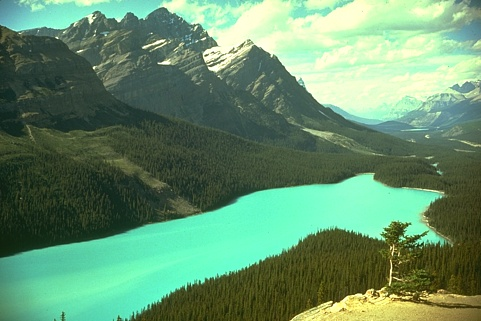
#> input picture ImageSegmentation/bin/data/berg.jpg, 481 x 321 px
$ python test.py   (older library calls are emulated)
#> lines starting #> are read from the running program, lines starting #| are printed output that depends on the picture; after the words box and inside, x2 and y2 are one past the last pixel; in counts of white or black regions, pixels touching at a corner belong together
import cv2
# Importing opencv library
import numpy as np
#  Importing NumPy,which is the fundamental package for scientific computing with Python
img = cv2.imread('berg.jpg')
#> img is the input picture: shape (321, 481, 3); mean B, G, R 108.5, 142.8, 101.2
# Read the image from disk
# cv2.imshow("Original image", img)  # Display image
img_float = np.float32(img)  # Convert image from unsigned 8 bit to 32 bit float
criteria = (cv2.TERM_CRITERIA_EPS+cv2.TERM_CRITERIA_MAX_ITER, 10, 1)
# Defining the criteria ( type, max_iter, epsilon )
# cv2.TERM_CRITERIA_EPS - stop the algorithm iteration if specified accuracy, epsilon, is reached.
# cv2.TERM_CRITERIA_MAX_ITER - stop the algorithm after the specified number of iterations, max_iter.
# cv2.TERM_CRITERIA_EPS + cv2.TERM_CRITERIA_MAX_ITER - stop the iteration when any of the above condition is met.
# max_iter - An integer specifying maximum number of iterations.In this case it is 10
# epsilon - Required accuracy.In this case it is 1
k = 50  # Number of clusters
ret, label, centers = cv2.kmeans(img_float, k, None, criteria, 50, cv2.KMEANS_RANDOM_CENTERS)
#> ret = 118832121.1; label = 321 values, max 49 at index 252, min 0 at index 292, mean 26.73
# apply kmeans algorithm with random centers approach
center = np.uint8(centers)
# Convert the image from float to unsigned integer
res = center[label.flatten()]
# This will flatten the label
res2 = res.reshape(img.shape)
# Reshape the image
# cv2.imshow("K Means", res2)  # Display image
cv2.imwrite("1.jpg", res2)  # Write image onto disk
meanshift = cv2.pyrMeanShiftFiltering(img, sp=8, sr=16 , maxLevel=1, termcrit=(cv2.TERM_CRITERIA_EPS+cv2.TERM_CRITERIA_MAX_ITER, 5, 1))
# Apply meanshift algorithm on to image
# cv2.imshow("Output of meanshift", meanshift)
# Display image
cv2.imwrite("2.jpg", meanshift)
# Write image onto disk
gray = cv2.cvtColor(img, cv2.COLOR_BGR2GRAY)
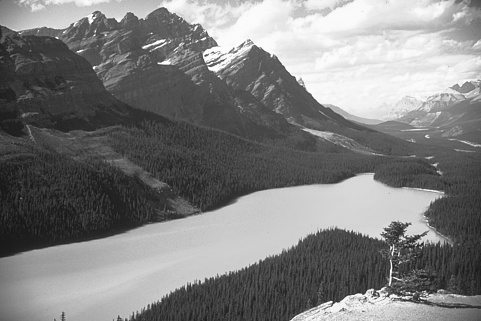
#> gray: shape (321, 481); min 20, max 254, mean 126.5
# Convert image from RGB to GRAY
ret, thresh = cv2.threshold(gray, 0, 255, cv2.THRESH_BINARY+cv2.THRESH_OTSU)
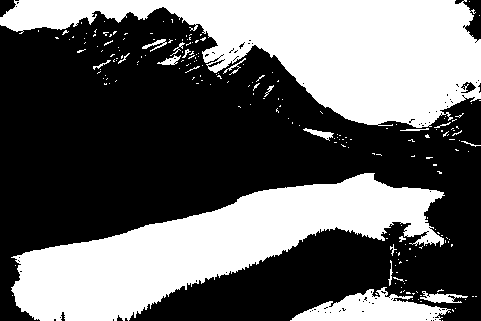
#> thresh: shape (321, 481); 40.2% white; 208 white regions (188 under 20 px), largest, box (x1, y1, x2, y2) and area: (0, 0, 481, 128) 29988, (11, 173, 445, 321) 27361, (290, 287, 451, 321) 2947
#> ret = 139
# apply thresholding to convert the image to binary
fg = cv2.erode(thresh, None, iterations=1)
#> fg: shape (321, 481); 36.6% white; 22 white regions (14 under 20 px), largest, box (x1, y1, x2, y2) and area: (0, 0, 481, 127) 28216, (13, 174, 442, 321) 25569, (293, 291, 439, 321) 2304
# erode the image
bgt = cv2.dilate(thresh, None, iterations=1)
#> bgt: shape (321, 481); 44.7% white; 72 white regions (36 under 20 px), largest, box (x1, y1, x2, y2) and area: (0, 0, 481, 138) 32961, (10, 172, 454, 321) 29180, (289, 259, 469, 321) 4224
# Dilate the image
ret, bg = cv2.threshold(bgt, 1, 128, 1)
# Apply thresholding
marker = cv2.add(fg, bg)
# Add foreground and background
canny = cv2.Canny(marker, 110, 150)
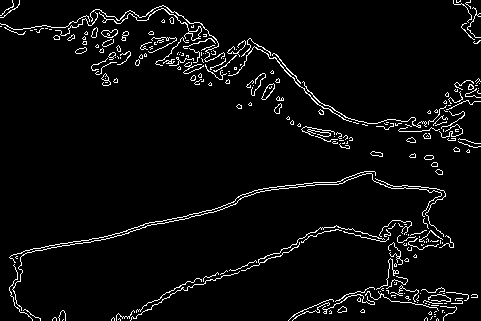
#> canny: shape (321, 481); 4.4% white in thin lines or dots
# Apply canny edge detector
cv2.imwrite("canny.jpg", canny)

new, contours, hierarchy = cv2.findContours(canny, cv2.RETR_TREE, cv2.CHAIN_APPROX_SIMPLE)
#> contours = 335 contours, 301 with area under 20; largest, box (x1, y1, x2, y2) and area: (99, 8, 202, 41) 106, (261, 83, 275, 100) 99, (261, 83, 275, 100) 91, (101, 29, 118, 38) 88, (101, 29, 118, 38) 84
# Finding the contors in the image using chain approximation
marker32 = np.int32(marker)
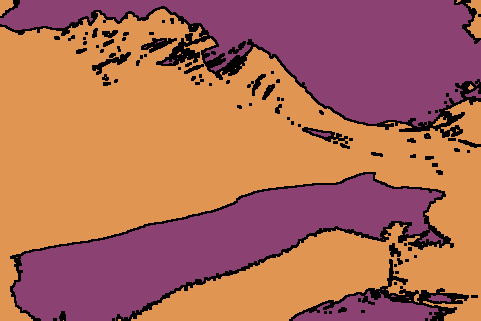
#> marker32: shape (321, 481) int32; 3 distinct labels, from 0 to 255; one colour per label, 0 black
# converting the marker to float 32 bit
cv2.watershed(img,marker32)
# Apply watershed algorithm
m = cv2.convertScaleAbs(marker32)
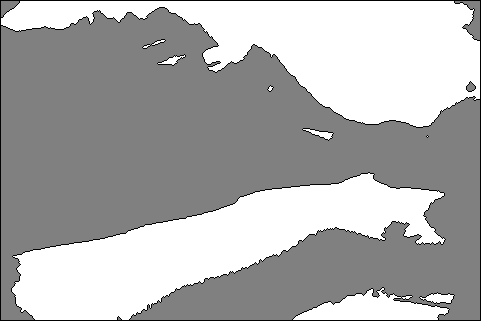
#> m: shape (321, 481); min 1, max 255, mean 173.5
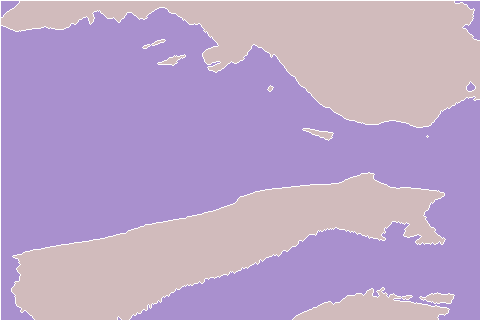
#> marker32: shape (321, 481) int32; 3 distinct labels, from -1 to 255; one colour per label, 0 black, -1 white
ret, thresh = cv2.threshold(m, 0, 255, cv2.THRESH_BINARY+cv2.THRESH_OTSU)
#> thresh: shape (321, 481); 38.3% white; 11 white regions (4 under 20 px), largest, box (x1, y1, x2, y2) and area: (1, 1, 480, 127) 29048, (12, 173, 445, 320) 26877, (293, 288, 449, 320) 2696
#> ret = 128
# Apply thresholding on the image to convert to binary image
thresh_inv = cv2.bitwise_not(thresh)
# Invert the thresh
res = cv2.bitwise_and(img, img, mask=thresh)
#> res: shape (321, 481, 3)
# Bitwise and with the image mask thresh
res3 = cv2.bitwise_and(img, img, mask=thresh_inv)
# Bitwise and the image with mask as threshold invert
res4 = cv2.addWeighted(res, 1, res3, 1, 0)
# Take the weighted average
final = cv2.drawContours(res4, contours, -1, (0, 255, 0), 1)
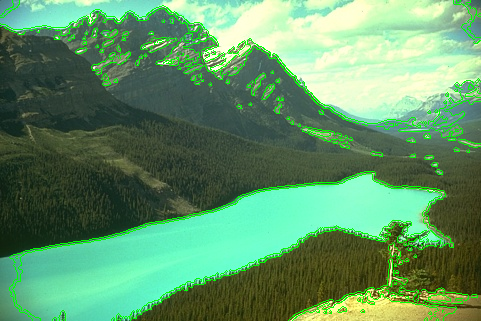
#> final: shape (321, 481, 3); mean B, G, R 103.4, 147.5, 96.2
# Draw the contours on the image with green color and pixel width is 1
# cv2.imshow("Watershed", final)  # Display the image
cv2.imwrite("3.jpg", final)  # Write the image

$ run again, with ImageSegmentation/bin/data/gartenBW_small.jpg copied over ImageSegmentation/bin/data/berg.jpg
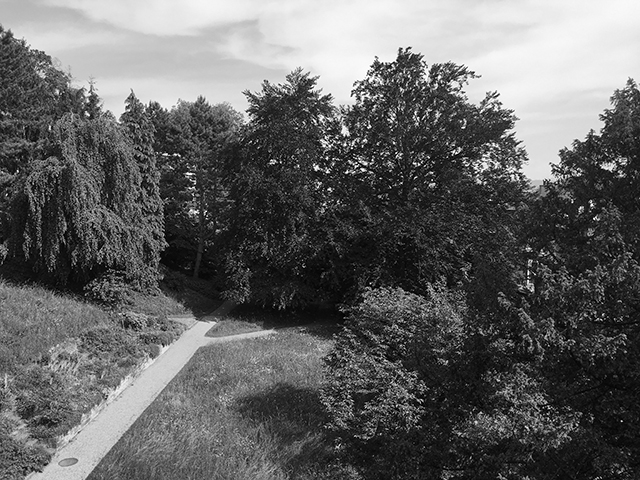
#> input picture ImageSegmentation/bin/data/gartenBW_small.jpg, 640 x 480 px
#> img is the input picture: shape (480, 640, 3); min 0, max 255, mean 99.8
#> `ret, label, centers = cv2.kmeans(img_float, k, None, criteria, 50, cv2..`: ret = 623893147.5; label = 480 values, max 49 at index 375, min 0 at index 117, mean 27.67
#> `ret, thresh = cv2.threshold(gray, 0, 255, cv2.THRESH_BINARY+cv2.THRESH..`:
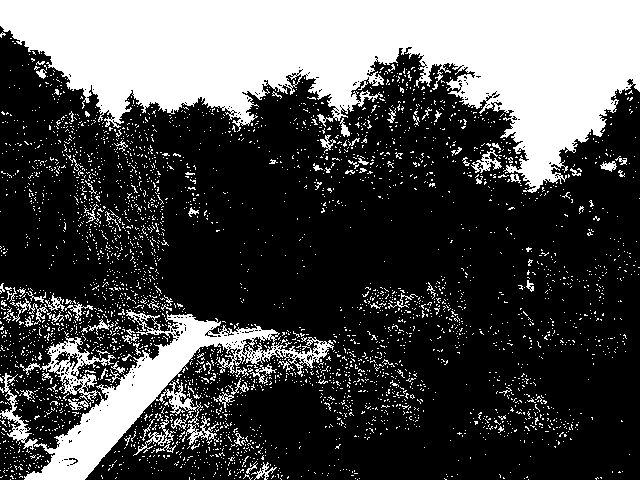
#> thresh: shape (480, 640); 30% white; 3702 white regions (3613 under 20 px), largest, box (x1, y1, x2, y2) and area: (0, 0, 640, 193) 64057, (0, 309, 334, 480) 13613, (133, 415, 176, 456) 344
#> `ret, thresh = cv2.threshold(gray, 0, 255, cv2.THRESH_BINARY+cv2.THRESH..`: ret = 129
#> fg: shape (480, 640); 22% white; 176 white regions (166 under 20 px), largest, box (x1, y1, x2, y2) and area: (0, 0, 640, 188) 59542, (26, 316, 275, 480) 7192, (66, 344, 77, 353) 61
#> bgt: shape (480, 640); 47.1% white; 654 white regions (438 under 20 px), largest, box (x1, y1, x2, y2) and area: (0, 0, 640, 288) 81233, (0, 268, 424, 480) 41263, (356, 275, 468, 340) 2379
#> canny: shape (480, 640); 9.6% white in thin lines or dots
#> contours = 2940 contours, 2754 with area under 20; largest, box (x1, y1, x2, y2) and area: (147, 133, 185, 186) 156, (312, 177, 326, 198) 126, (106, 458, 125, 472) 88, (359, 401, 379, 415) 86, (363, 401, 379, 411) 84
#> `ret, thresh = cv2.threshold(m, 0, 255, cv2.THRESH_BINARY+cv2.THRESH_OT..`: ret = 128
#> thresh_inv: shape (480, 640); 75.4% white; 65 black regions (31 under 20 px), largest, box (x1, y1, x2, y2) and area: (1, 1, 639, 193) 61903, (25, 314, 277, 479) 9013, (43, 338, 99, 387) 1071
#> `final = cv2.drawContours(res4, contours, -1, (0, 255, 0), 1)`:
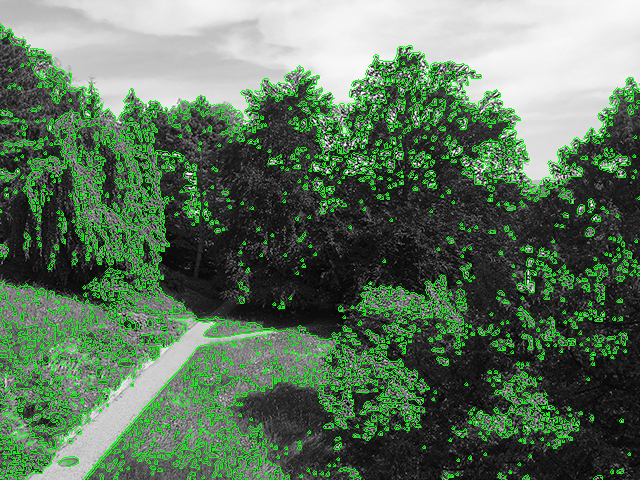
#> final: shape (480, 640, 3); mean B, G, R 91.4, 115.8, 91.4
